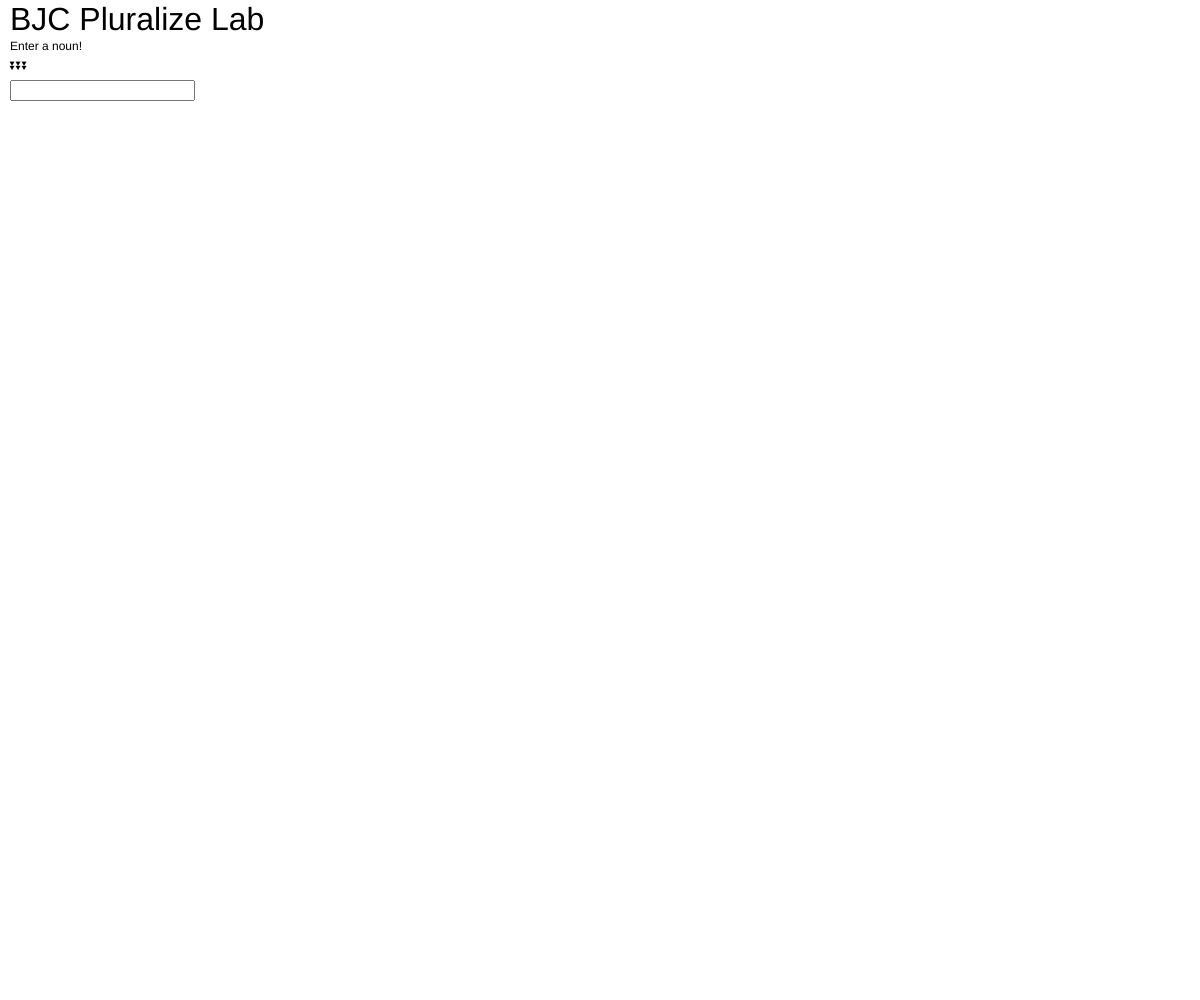
Frame 1 (no input)
Frame 60 (no input): identical to frame 1, image omitted
Frame 120 (the mouse pressed at the canvas centre since frame 60): identical to frame 1, image omitted

The p5.js sketch that drew this single still picture (run headless with seeded random() and noise() and a simulated clock; from frame 60 on, the mouse is pressed at the canvas centre):

// p5.js sketch
// ── sketch.js
var input, button, greeting;

function setup() {
    createCanvas(windowWidth, windowHeight)

    input = createInput()
    input.position(10, 80)
        // button = createButton('pluralize');
        // button.position(150, 70);
}

function draw() {

    background('white')
    fill('black')
    textSize(32)
    text("BJC Pluralize Lab", 10, 30)
    textSize(12)
    text("Enter a noun!", 10, 50)
    text("⏬⏬⏬", 10, 70)
    var noun = input.value();
    textSize(72)
    if (noun.length >= 2) {
        if (noun.charAt(noun.length - 1) === "s" || noun.charAt(noun.length - 1) === "h" || noun.charAt(noun.length - 1) === "sh" || noun.charAt(noun.length - 1) === "ch") {
            fill('#4FC2A1')
            text(noun + "es", 10, 200)
        } else {
            fill('#E32173')
            text(noun + "s", 10, 200)
        }
    }
}

function pluralize() {

}
